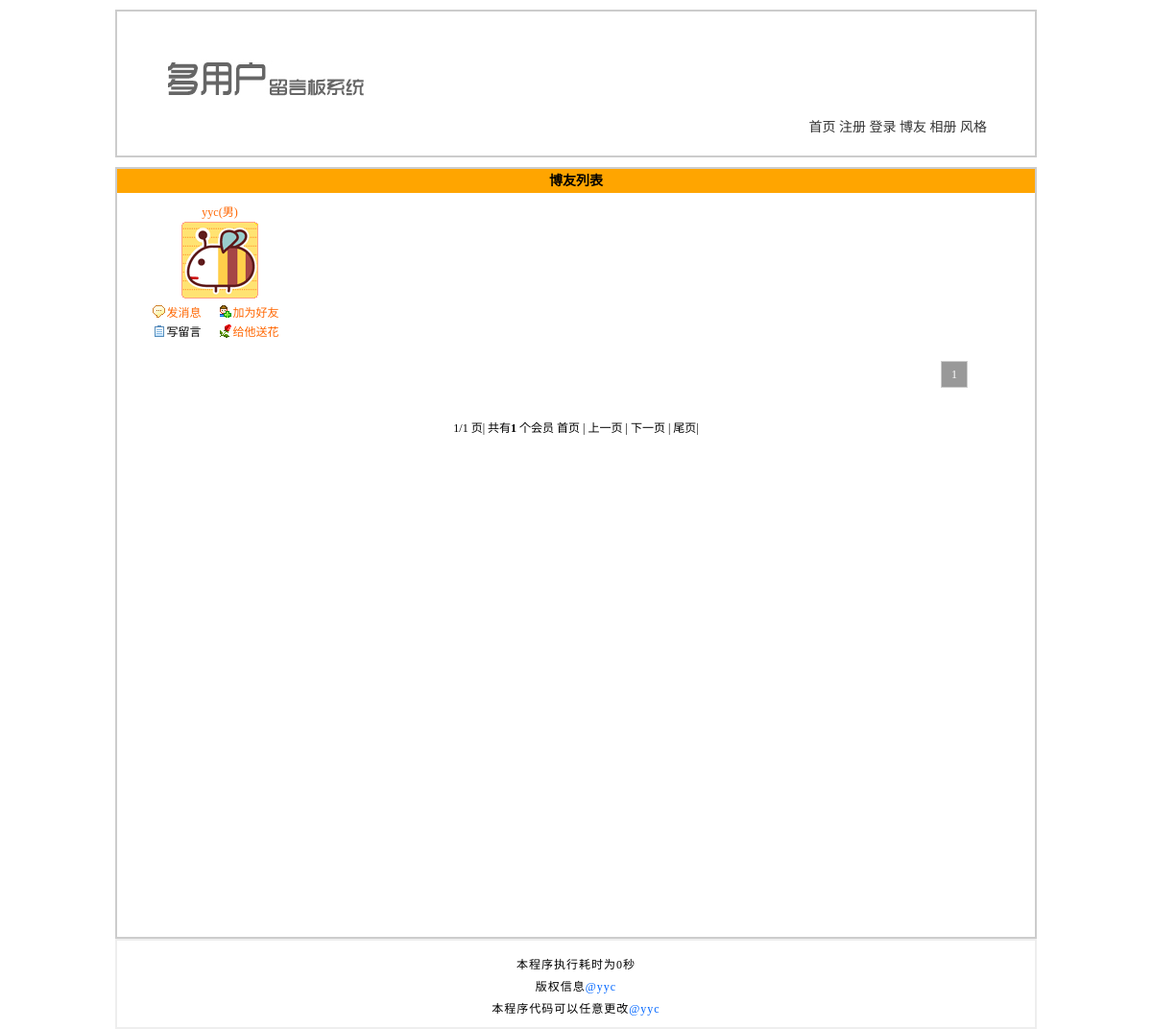
Screenshot of /blog.php with the database file from the repository.
### tables this page shows
CREATE TABLE IF NOT EXISTS `tg_user` (
  `tg_id` mediumint(8) unsigned NOT NULL COMMENT '//用户自动编号',
  `tg_uniqid` char(40) NOT NULL COMMENT '//验证身份的唯一标识符',
  `tg_active` char(40) NOT NULL COMMENT '//激活登录用户',
  `tg_username` varchar(20) NOT NULL COMMENT '//用户名',
  `tg_password` char(40) NOT NULL COMMENT '//密码',
  `tg_question` varchar(20) NOT NULL COMMENT '//密码提示',
  `tg_switch` tinyint(1) unsigned NOT NULL DEFAULT '0' COMMENT 'true o r false',
  `tg_autograph` varchar(200) DEFAULT NULL COMMENT 'content',
  `tg_answer` char(40) NOT NULL COMMENT '//密码回答',
  `tg_email` varchar(40) DEFAULT NULL COMMENT '//邮件',
  `tg_qq` varchar(10) DEFAULT NULL COMMENT '//QQ',
  `tg_url` varchar(40) DEFAULT NULL COMMENT '//网址',
  `tg_sex` char(1) NOT NULL COMMENT '//性别',
  `tg_face` char(12) NOT NULL COMMENT '//头像',
  `tg_level` tinyint(1) unsigned NOT NULL DEFAULT '0',
  `tg_reg_time` datetime NOT NULL COMMENT '//注册时间',
  `tg_last_time` datetime NOT NULL COMMENT '//最后登录的时间',
  `tg_post_time` varchar(20) NOT NULL DEFAULT '0',
  `tg_article_time` varchar(20) NOT NULL DEFAULT '0',
  `tg_last_ip` varchar(20) NOT NULL COMMENT '//最后登录的IP',
  `tg_login_count` smallint(5) unsigned NOT NULL DEFAULT '0' COMMENT '//登陆次数'
);

### includes/global.func.php (called while the page is built, shortened)
<?php
function _page($_sql,$_size) {
	global $_pagesize, $_pagenum, $_pageabsolute, $_page,$_num;
	if (isset($_GET['page'])) {
		$_page = @$_GET['page'];
		if(empty($_page) || $_page <= 0 || !is_numeric($_page)) {
			$_page = 1;
		}
	} else {
		$_page = 1;
	}
	$_pagesize = $_size;
	$_pagenum = ($_page - 1) * $_pagesize;
	$_num = mysql_num_rows(mysql_query($_sql));
	if ($_num == 0) {
		$_pageabsolute = 1;
	} else {
		$_pageabsolute = ceil($_num/$_pagesize);
	}
}
function _html($string){
  if(is_array($string)){
  	 foreach ($string as $_key => $_value){
  	 	$string[$_key] = _html($_value);
  	 }
  }else{
  	$string = htmlspecialchars($string);
  }
  return $string;
}
?>

### includes/mysql.func.php (called while the page is built, shortened)
<?php
function _fetch_array_list($_result) {
	return mysql_fetch_array($_result,MYSQL_ASSOC);
}
function _query($_sql){
  if(!$_result = mysql_query($_sql)){
  	exit('SQL执行失败'.mysql_error());
  }
  return $_result;
}
?>

### blog.php (the view, shortened to what this page needs)
<?php
require './includes/common.inc.php';
global $_pagesize,$_pagenum,$_system;
_page("SELECT tg_id FROM tg_user",$_system['blog']);
$_result = _query("SELECT
                          tg_id,tg_username,tg_sex,tg_face
                     FROM
                          tg_user
                 ORDER BY
                          tg_reg_time
                          DESC
                    LIMIT
                          $_pagenum,$_pagesize
                 ");
?>
<!DOCTYPE html PUBLIC "-//W3C//DTD XHTML 1.0 Transitional//EN" "http://www.w3.org/TR/xhtml1/DTD/xhtml1-transitional.dtd">
<html xmlns="http://www.w3.org/1999/xhtml">
<head>
<?php
require './includes/title.inc.php';
?>
</head>
<body>
<?php
require './includes/header.inc.php';
?>
<div id="blog">
  <h2>博友列表</h2>
  <?php
        $_html = array();
		while (!!$_rows = _fetch_array_list($_result)) {
			$_html['id'] = $_rows['tg_id'];
			$_html['username'] = $_rows['tg_username'];
			$_html['face'] = $_rows['tg_face'];
			$_html['sex'] = $_rows['tg_sex'];
			$_html = _html($_html);
	?>
  <dl>
    <dd class="user"><?php echo $_rows['tg_username']?>(<?php echo $_rows['tg_sex']?>)</dd>
    <dt><img src="<?php echo $_rows['tg_face']?>" /></dt>
    <dd class="message"><a href="#" name="message" title="<?php echo $_html['id']?>">发消息</a></dd>
    <dd class="friend"><a href="#" name="friend" title="<?php echo $_html['id']?>">加为好友</a></dd>
    <dd class="guest">写留言</dd>
    <dd class="flower"><a href="#" name="flower" title="<?php echo $_html['id']?>">给他送花</a></dd>
  </dl>
  <?php }?>
  <div id="page_num">
    <ul>
      <?php for($i=0;$i<$_pageabsolute;$i++){
        if($_page == ($i+1)){
        	echo '<li><a href="blog.php?page='.($i+1).'" class="selected">'.($i+1).'</a></li>';
        }else{
            echo '<li><a href="blog.php?page='.($i+1).'">'.($i+1).'</a></li>';
        }
      }?>
    </ul>
  </div>
  <div id="page_text">
    <ul>
       <li><?php echo $_page?>/<?php echo $_pageabsolute?> 页| </li>
       <li>共有<strong><?php echo $_num?></strong> 个会员 </li>
       <?php
        if($_page == 1){
        	echo '<li>首页 | </li>';
        	echo '<li>上一页 | </li>';
        }else{
        	echo '<li><a href="'.SCRIPT.'.php">首页</a> | </li>';
        	echo '<li><a href="'.SCRIPT.'.php?page='.($_page-1).'">上一页</a> | </li>';
        }
        if($_page == $_pageabsolute){
        	echo '<li>下一页 | </li>';
        	echo '<li>尾页| </li>';
        }else{
        	echo '<li><a href="'.SCRIPT.'.php?page='.($_page+1).'">下一页</a> | </li>';
        	echo '<li><a href="'.SCRIPT.'.php?page='.($_pageabsolute).'">尾页</a> | </li>';
        }
       ?>
    </ul>
  </div>
</div>
<?php
require './includes/footer.inc.php';
?>
</body>
</html>

### styles/3/basic.css (style rules this page uses)
* { padding:0; margin:0; }
ul { list-style-type:none; }
h2 { font-size:14px; background: orange; height:25px; line-height:25px; text-indent:5px; }
body { width:960px; margin:0 auto; font-size:14px; }
#page_num { clear:both; height:20px; padding:20px 0; position:relative; }
#page_num ul { height:20px; position:absolute; right:66px; }
#page_num ul li { float:left; width:26px; height:26px; margin-right:6px; }
#page_num ul li a { display:block; width:26px; height:26px; text-align:center; line-height:26px; border:1px solid #ccc; text-decoration:none; }
#page_num ul li a:hover,#page_num ul li a.selected { background:#999; color:#fff; }
#page_text { clear:both; height:20px; padding:20px 0; }
#page_text ul { text-align:center; }
#page_text ul li { display:inline; }

### styles/3/blog.css (style rules this page uses)
#blog { widht:auto; height:800px; border:2px solid #ccc; font-size:12px; }
#blog h2 { text-indent:0; text-align:center; }
#blog dl { float:left; width:150px; margin:10px 0 0 32px; }
#blog dl dt { width:150px; margin:0 0 5px 0; }
#blog dl dt img { margin:0 auto; display:block; }
#blog dl dd { float:left; width:75px; height:20px; line-height:20px; text-align:center; }
#blog dl dd.user { color:#f60; width:150px; float:none; }
#blog dl dd.message { background:url(../../images/message.gif) no-repeat 5px 35%; }
#blog dl dd.friend { background:url(../../images/friend.gif) no-repeat -2px 35%; }
#blog dl dd.guest { background:url(../../images/guest.gif) no-repeat 5px 35%; }
#blog dl dd.flower { background:url(../../images/flower.gif) no-repeat -2px 35%; }
#blog dl dd a { color:#f60; text-decoration:none; }

### rows the page displays
tg_user: tg_username "yyc", tg_sex "男", tg_face (picture)

### other values shown
$_page "1"
$_pageabsolute "1"
$_num "1"
returntime() - START_TIME "0"
